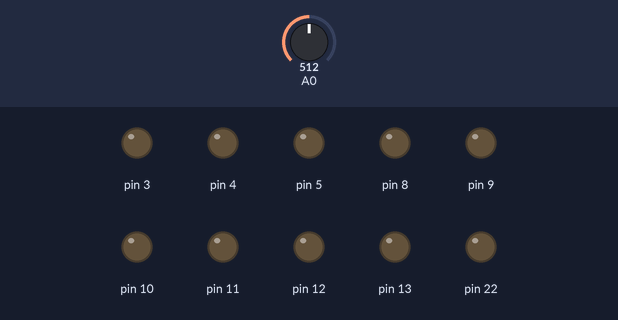
This sketch was run on a simulated Arduino Uno, built with avr-gcc and run on an emulated ATmega328P. On the bench: output pins drawn as LEDs (lit = HIGH). The inputs (shaded band) are chosen by the test bench; at power-on: A0 = 512.

Above: at 1.2 s.
1.3 s: A0 set to 716
At 1.4 s:
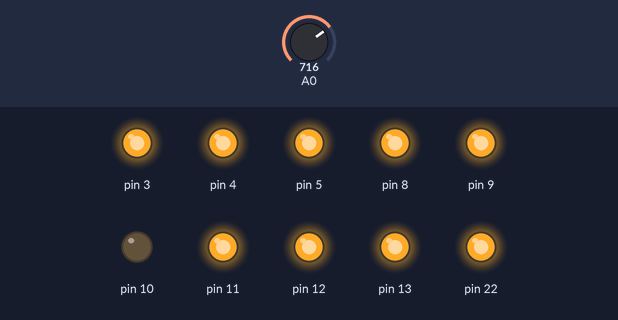
At 2.5 s:
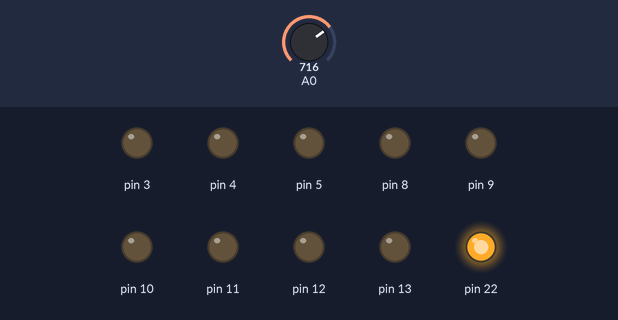
2.9 s: A0 set to 900
At 4.4 s:
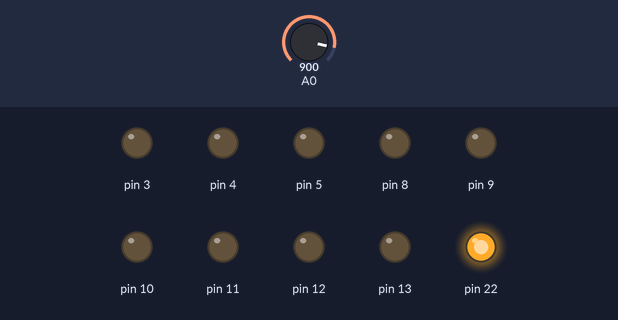
Timing chart, 0 to 5.9 s (numbered marks = the images above; inputs shaded):
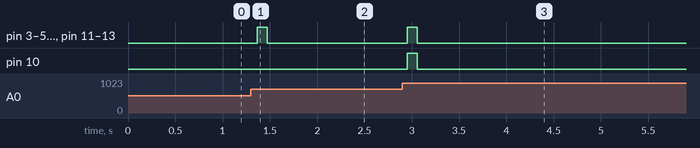

The sketch:

love_o_meter.ino
```cpp
float baselineTemp = 20.0;
float currentDiff = 0.0;

void setup() {
  pinMode(3, OUTPUT);
  pinMode(4, OUTPUT);
  pinMode(5, OUTPUT);
  Serial.begin(9600);
  baselineTemp = getTemperature();
}

void loop() {
  currentDiff = getTemperatureDifference();

  if(currentDiff >= 6.0) {
    setLEDsState(3, HIGH);
  }
  else if(currentDiff >= 4.0) {
    setLEDsState(2, HIGH);
  }
  else if(currentDiff >= 2.0) {
    setLEDsState(1, HIGH);
  }
  else {
    setLEDsState(3, LOW);
  }
  delay(1);
}

float getTemperatureDifference() {
  return getTemperature() - baselineTemp;
}

float getTemperature() {
  int sensorVal = analogRead(A0);
  float voltage = (sensorVal/1024.0) * 5.0;
  return (voltage - 0.5) * 100.0;
}

void setLEDsState(int count, int state){
  for(int i = 3; i <= i + count; i++) {
    digitalWrite(i, state);
  }
}
```

Measured:
- after the input at 1.3 s, pin 3–5: LOW → HIGH after 0.06 s, → LOW 0.11 s later; pin 8, pin 9, pin 11–13: LOW → HIGH after 0.07 s, → LOW 0.11 s later; pin 22: LOW → HIGH after 0.07 s
- after the input at 2.9 s, pin 3–5, pin 8–13: LOW → HIGH after 0.05 s, → LOW 0.11 s later
